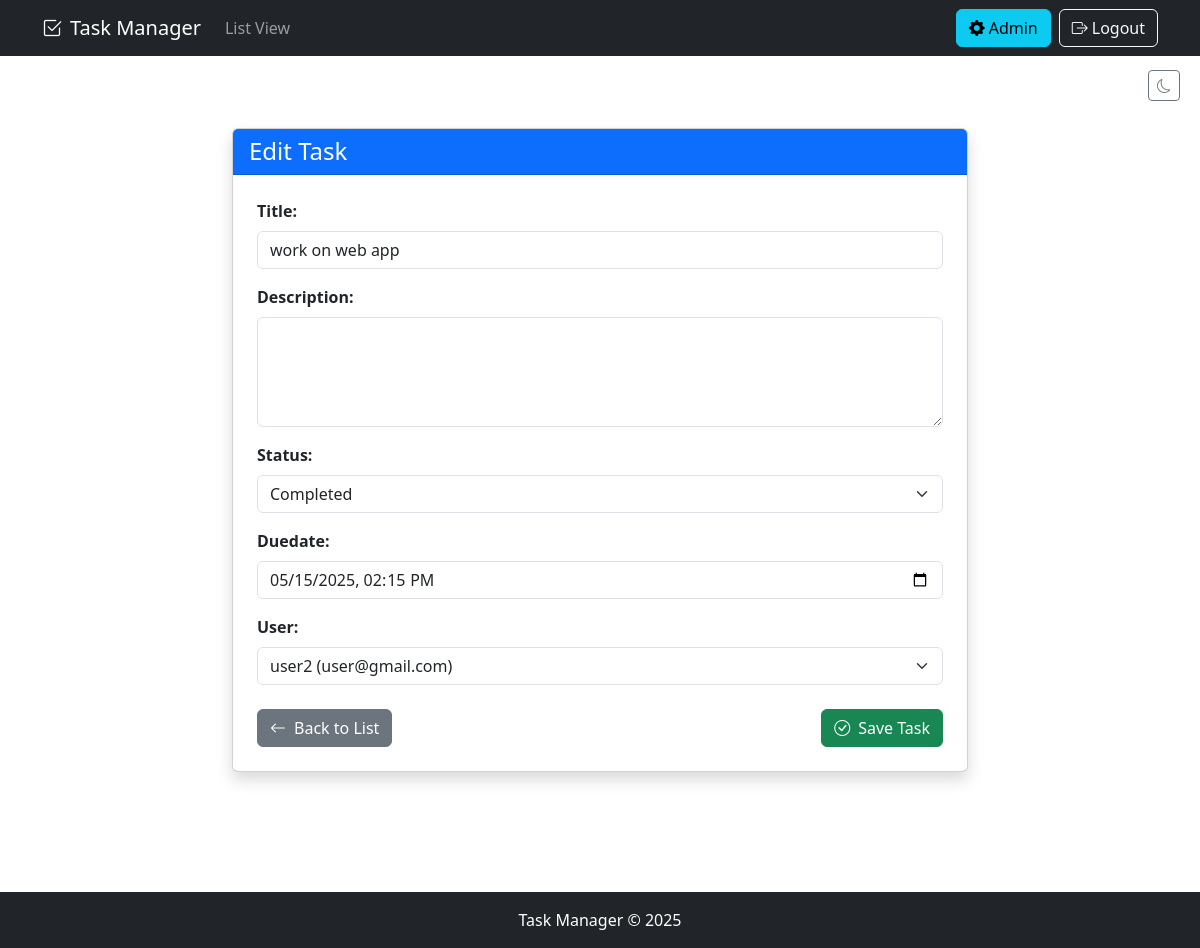
The app's page /task-update/36/ (signed in) with its own data.
### todo_list/models.py (models this page shows, shortened)
class Task(models.Model):
    STATUS_CHOICES = [
        ('not_started', 'Not Started'),
        ('in_progress', 'In Progress'),
        ('completed', 'Completed'),
        ('custom', 'Custom'),
    ]
    user = models.ForeignKey(User, on_delete=models.CASCADE, null=True, blank=True)
    title = models.CharField(max_length=200)
    description = models.TextField(null=True, blank=True)
    status = models.CharField(max_length=20, choices=STATUS_CHOICES, default='not_started')
    custom_status = models.CharField(max_length=50, blank=True, null=True, help_text="If status is 'Custom', specify here")
    complete = models.BooleanField(default=False)  # Keep this for backward compatibility
    duedate = models.DateTimeField(null=True, blank=True)
    created = models.DateTimeField(default=timezone.now)
    class Meta:
        ordering = ['status', 'duedate']  # Show incomplete tasks first, then by due date

### todo_list/views.py (the view)
# urls.py: path('task-update/<int:pk>/', views.TaskUpdate.as_view(), name='task-update'),
class TaskUpdate(LoginRequiredMixin, UpdateView):
    model = Task
    success_url = reverse_lazy('tasks')
    def get_form_class(self):
        if self.request.user.is_superuser:
            return TaskAdminForm
        else:
            return TaskUserForm
    def get_queryset(self):
        if self.request.user.is_superuser:
            return Task.objects.all()
        else:
            return Task.objects.filter(user=self.request.user)

### todo_list/forms.py
class TaskAdminForm(forms.ModelForm):
    class Meta:
        model = Task
        fields = ['title', 'description', 'status', 'custom_status', 'duedate', 'user']
        widgets = {
            'duedate': forms.DateTimeInput(attrs={'type': 'datetime-local'}),
            'description': forms.Textarea(attrs={'rows': 4}),
        }
    def __init__(self, *args, **kwargs):
        super().__init__(*args, **kwargs)
        self.fields['user'].queryset = User.objects.all()
        self.fields['user'].label_from_instance = lambda obj: f"{obj.username} ({obj.email if obj.email else 'No email'})"
        self.fields['custom_status'].required = False
        self.fields['status'].widget.attrs.update({
            'class': 'form-select status-select',
            'onchange': 'toggleCustomStatus(this.value)'
        })

### todo_list/templatetags/form_tags.py (called while the page is built)
@register.filter(name='addclass')
def addclass(field, css_class):
    return field.as_widget(attrs={"class": css_class})

### todo_list/templates/todo_list/task_form.html (shortened to what this page needs)
{% extends 'todo_list/base.html' %}
{% load static %}
{% load form_tags %}
{% block content %}
<div class="container my-5">
  <div class="row justify-content-center">
    <div class="col-lg-8">
      <div class="card shadow">
        <div class="card-header bg-primary text-white">
          <h3 class="fs-4 mb-0">{% if form.instance.id %}Edit Task{% else %}Add New Task{% endif %}</h3>
        </div>
        <div class="card-body p-4">
          <form method="POST" action="">
            <div class="form-group mb-3">
              <label for="{{ form.title.id_for_label }}" class="form-label fw-bold">
                {{ form.title.label }}:
              </label>
              {{ form.title|addclass:"form-control" }}
            </div>
            <div class="form-group mb-3">
              <label for="{{ form.description.id_for_label }}" class="form-label fw-bold">
                {{ form.description.label }}:
              </label>
              {{ form.description|addclass:"form-control" }}
            </div>
            <div class="form-group mb-3">
              <label for="{{ form.status.id_for_label }}" class="form-label fw-bold">
                Status:
              </label>
              {{ form.status }}
            </div>
            <div class="form-group mb-3">
              <label for="{{ form.duedate.id_for_label }}" class="form-label fw-bold">
                {{ form.duedate.label }}:
              </label>
              {{ form.duedate|addclass:"form-control" }}
            </div>
            {% if user.is_superuser %}
            <div class="form-group mb-3">
              <label for="{{ form.user.id_for_label }}" class="form-label fw-bold">
                {{ form.user.label }}:
              </label>
              {{ form.user|addclass:"form-select" }}
            </div>
            {% endif %}
            <div class="d-flex justify-content-between mt-4">
              <a href="{% url 'tasks' %}" class="btn btn-secondary">
                <i class="bi bi-arrow-left me-2"></i>Back to List
              </a>
              <button type="submit" class="btn btn-success">
                <i class="bi bi-check-circle me-2"></i>Save Task
              </button>
            </div>
          </form>
        </div>
      </div>
    </div>
  </div>
</div>
{% endblock %}

### todo_list/static/todo_list/css/styles.css (style rules this page uses)
body { min-height: 100vh; display: flex; flex-direction: column; }

### records on screen
Task: title "work on web app", status "Completed", duedate "05/15/2025 14:15", user "user2 (user@gmail.com)"
